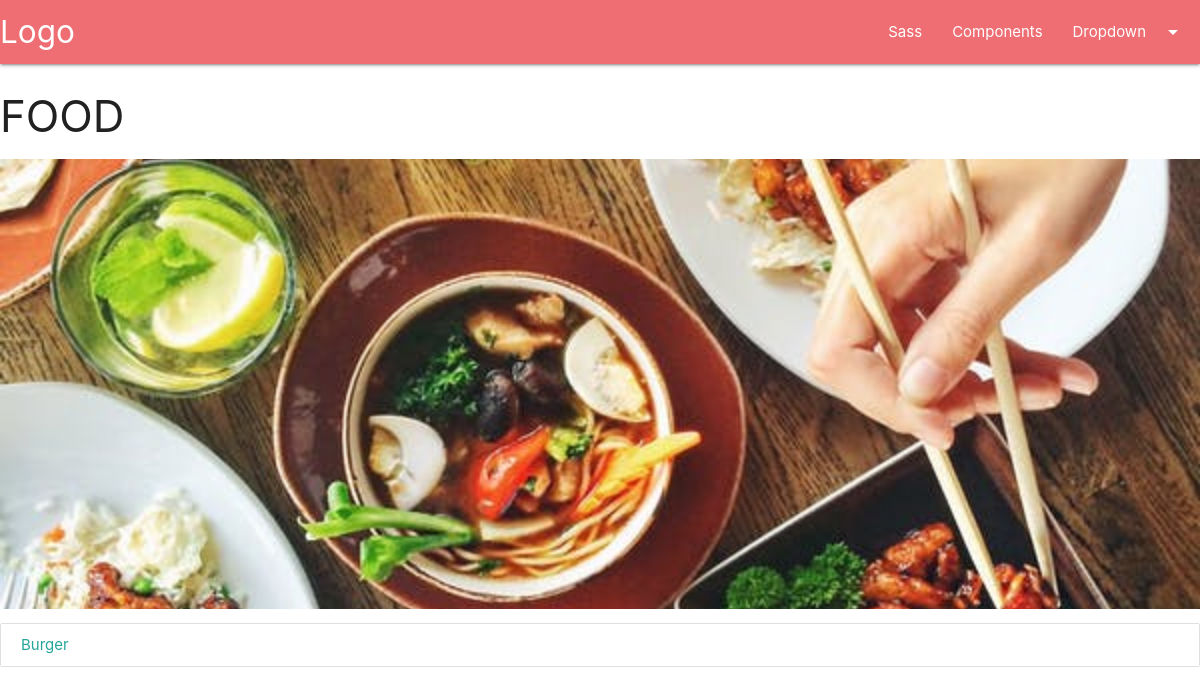
The app's page /category/food/ with its own data.
### blog/models.py (models this page shows, shortened)
class Category(models.Model):
    cat_id = models.AutoField(primary_key=True)
    title = models.CharField(max_length=100)
    description = models.TextField()
    url = models.CharField(max_length=100)
    image = models.ImageField(upload_to='category/')
    add_date = models.DateTimeField(auto_now_add=True, null=True)

class Post(models.Model):
    post_id = models.AutoField(primary_key=True)
    title = models.CharField(max_length=200)
    content = HTMLField()
    url = models.CharField(max_length=100)
    cat = models.ForeignKey(Category,on_delete=models.CASCADE)
    image = models.ImageField(upload_to='post/')

### blog/views.py (the view)
# urls.py: path('category/<slug:url>/', views.category, name = 'category')
def category(request, url):
    cat = Category.objects.get(url = url)
    posts = Post.objects.filter(cat=cat)
    return render(request, 'category.html',{'cat':cat, 'posts':posts})

### template/category.html
{% include 'header.html' %}
{% load static %}
{% block content %}
<div class="container-custom">
    <h3>{{cat.title}}</h3>
    <div class="img-container">
        <img src="/media/{{cat.image}}" class="responsive-img" style="height:450px ; width:100%; object-fit:cover;">
    </div>
    <div class="collection">
        {% for p in posts %}
        <a href="/post/{{p.url}}" class="collection-item">{{p.title}}</a>
        {% empty %}
        <p>No post in this category please contact admin to add one</p>
        {% endfor %}
      </div>
</div>
{% endblock %}

### records on screen
Category: title "FOOD", image (picture)
Post: title "Burger"
